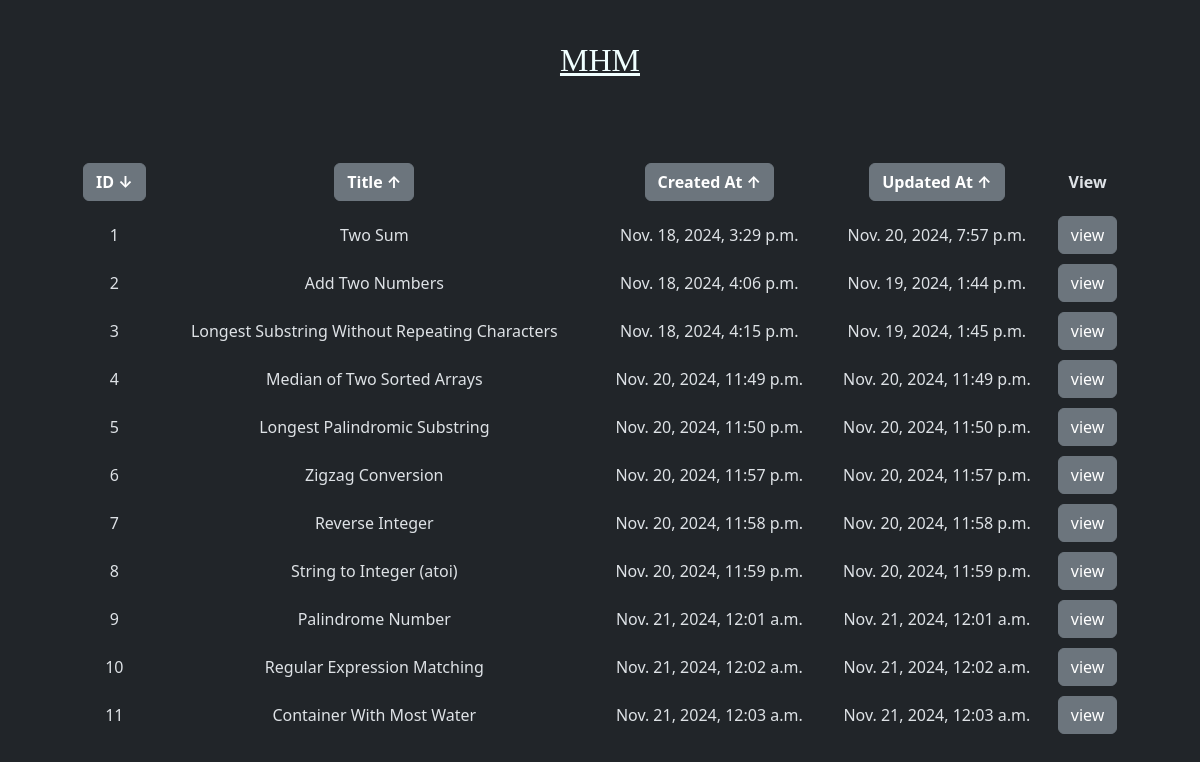
Before: /leetcode/ with the older database file.
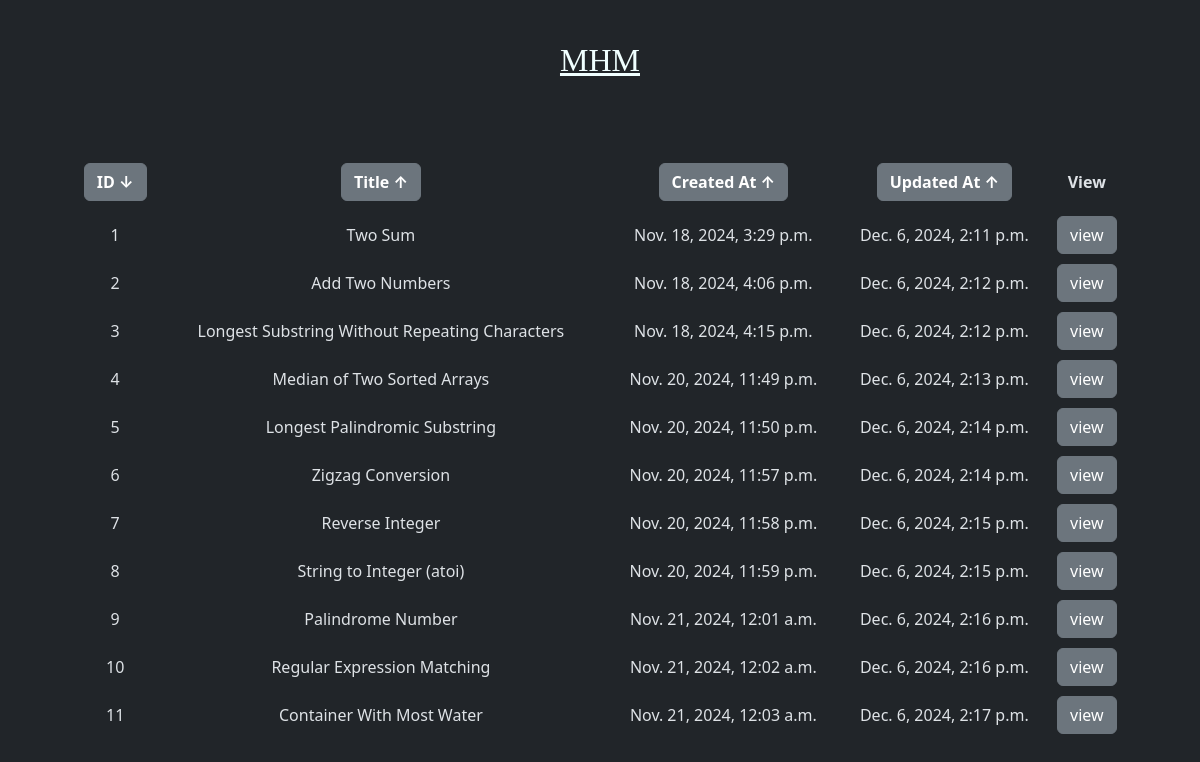
After: the same page with the newer database file.
### leetcode/models.py (models this page shows, shortened)
class CodeInject(models.Model):
    user = models.ForeignKey(User, on_delete=models.CASCADE)
    cid = models.IntegerField(unique=True, null=True)
    title = models.TextField(max_length=130, verbose_name='Title')
    cpp = models.TextField(max_length=13000, blank=True, null=True, verbose_name='C++ Code')
    py = models.TextField(max_length=13000, blank=True, null=True, verbose_name='Python Code')
    created_at = models.DateTimeField(auto_now_add=True)
    updated_at = models.DateTimeField(auto_now=True)

### leetcode/views.py (the view)
# urls.py: path('', views.code_list, name='code_list'),
def code_list(request):
    order_by = request.GET.get('order_by', 'cid')
    direction = '-' if order_by.startswith('-') else ''
    codel = CodeInject.objects.all().order_by(direction + order_by.lstrip('-'))
    return render(request, 'indexl.html', {'codel': codel, 'order_by': order_by})

### leetcode/templates/indexl.html (shortened to what this page needs)
{% extends "base.html" %}
{% block content %}
    <div class="container col gpa-2" style="padding: 3%;">
        <table style="
            width: 100%;
            text-align: center;
            border-spacing: 100px;
            ">
            <thead>
                <tr>
                    <th style="padding-block: 10px;">
                        {% if order_by == 'cid' %}
                            <a class="btn btn-secondary" href="{% url 'code_list' %}?order_by=-cid">
                                <b>ID ↓</b>
                            </a>
                        {% else %}
                            <a class="btn btn-secondary" href="{% url 'code_list' %}?order_by=cid">
                                <b>ID ↑</b>
                            </a>
                        {% endif %}
                    </th>
                    <th style="padding-block: 10px;">
                        {% if order_by == 'title' %}
                            <a class="btn btn-secondary" href="{% url 'code_list' %}?order_by=-title">
                                <b>Title ↓</b>
                            </a>
                        {% else %}
                            <a class="btn btn-secondary" href="{% url 'code_list' %}?order_by=title">
                                <b>Title ↑</b>
                            </a>
                        {% endif %}
                    </th>
                    <th style="padding-block: 10px;">
                        {% if order_by == 'created_at' %}
                            <a class="btn btn-secondary" href="{% url 'code_list' %}?order_by=-created_at">
                                <b>Created At ↓</b>
                            </a>
                        {% else %}
                            <a class="btn btn-secondary" href="{% url 'code_list' %}?order_by=created_at">
                                <b>Created At ↑</b>
                            </a>
                        {% endif %}
                    </th>
                    <th style="padding-block: 10px;">
                        {% if order_by == 'updated_at' %}
                            <a class="btn btn-secondary" href="{% url 'code_list' %}?order_by=-updated_at">
                                <b>Updated At ↓</b>
                            </a>
                        {% else %}
                            <a class="btn btn-secondary" href="{% url 'code_list' %}?order_by=updated_at">
                                <b>Updated At ↑</b>
                            </a>
                        {% endif %}
                    </th>
                    <th style="padding-block: 10px;">
                        <b>View</b>
                    </th>
                </tr>
            </thead>
            <tbody>
                {% for code in codel %}
                    <tr>
                        <td style="padding-block: 5px;">{{ code.cid }}</td>
                        <td style="padding-block: 5px;">{{ code.title }}</td>
                        <td style="padding-block: 5px;">{{ code.created_at }}</td>
                        <td style="padding-block: 5px;">{{ code.updated_at }}</td>
                        <td style="padding-block: 5px;"><a href="{% url 'code_detail' code.cid %}" class="btn btn-secondary">view</a></td>
                    </tr>
                {% endfor %}
            </tbody>
        </table>
    </div>
{% endblock %}

Changed rows visible on the page:
changed CodeInject "Two Sum": updated_at "Nov. 20, 2024, 7:57 p.m." → "Dec. 6, 2024, 2:11 p.m."
changed CodeInject "Add Two Numbers": updated_at "Nov. 19, 2024, 1:44 p.m." → "Dec. 6, 2024, 2:12 p.m."
changed CodeInject "Longest Substring Without Repeating Characters": updated_at "Nov. 19, 2024, 1:45 p.m." → "Dec. 6, 2024, 2:12 p.m."
changed CodeInject "Median of Two Sorted Arrays": updated_at "Nov. 20, 2024, 11:49 p.m." → "Dec. 6, 2024, 2:13 p.m."
changed CodeInject "Longest Palindromic Substring": updated_at "Nov. 20, 2024, 11:50 p.m." → "Dec. 6, 2024, 2:14 p.m."
changed CodeInject "Zigzag Conversion": updated_at "Nov. 20, 2024, 11:57 p.m." → "Dec. 6, 2024, 2:14 p.m."
changed CodeInject "Reverse Integer": updated_at "Nov. 20, 2024, 11:58 p.m." → "Dec. 6, 2024, 2:15 p.m."
changed CodeInject "String to Integer (atoi)": updated_at "Nov. 20, 2024, 11:59 p.m." → "Dec. 6, 2024, 2:15 p.m."
changed CodeInject "Palindrome Number": updated_at "Nov. 21, 2024, 12:01 a.m." → "Dec. 6, 2024, 2:16 p.m."
changed CodeInject "Regular Expression Matching": updated_at "Nov. 21, 2024, 12:02 a.m." → "Dec. 6, 2024, 2:16 p.m."
changed CodeInject "Container With Most Water": updated_at "Nov. 21, 2024, 12:03 a.m." → "Dec. 6, 2024, 2:17 p.m."
